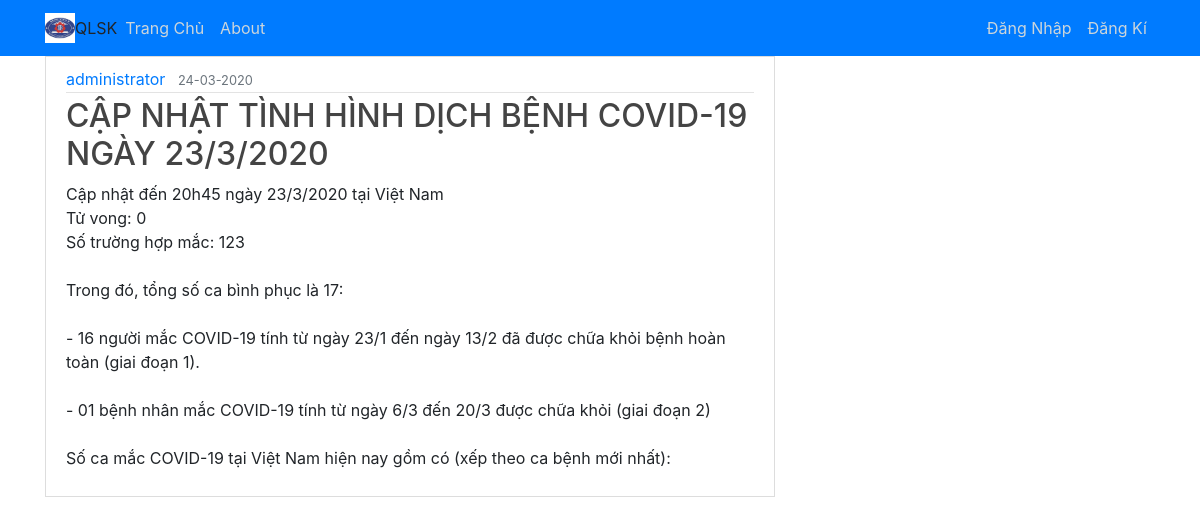
The page / on the database its author committed.
### blog/models.py (models this page shows, shortened)
class Post(models.Model):
    title = models.CharField(max_length=100)
    content = models.TextField()
    date_posted = models.DateTimeField(default=timezone.now)
    author = models.ForeignKey(User, on_delete=models.CASCADE)

### blog/views.py (the view)
# urls.py: path('', views.home, name='blog-home'),
def home(request):
	content = {
		'posts': Post.objects.all()
	}
	return render(request, 'blog/home.html',content)

### blog/templates/blog/home.html
{% extends "blog/base.html" %}
{% block content %}
    {% for post in posts %}
        <article class="media content-section">
          <div class="media-body">
            <div class="article-metadata">
              <a class="mr-2" href="#">{{ post.author }}</a>
              <small class="text-muted">{{ post.date_posted|date:"d-m-Y" }}</small>
            </div>
            <h2><a class="article-title" href="#">{{ post.title }}</a></h2>
            <p class="article-content">{{ post.content }}</p>
          </div>
        </article>
    {% endfor %}
{% endblock content %}

### blog/static/blog/main.css (style rules this page uses)
h1, h2, h3, h4, h5, h6 { color: #444444; }
.content-section { background: #ffffff; padding: 10px 20px; border: 1px solid #dddddd;s border-radius: 3px; margin-bottom: 20px; }
.article-title { color: #444444; }
.article-content { white-space: pre-line; }
.article-metadata { padding-bottom: 1px; margin-bottom: 4px; border-bottom: 1px solid #e3e3e3 }

### rows shown on the page
Post: author "administrator", date_posted "24-03-2020", title "CẬP NHẬT TÌNH HÌNH DỊCH BỆNH COVID-19 NGÀY 23/3/2020", content "Cập nhật đến 20h45 ngày 23/3/2020 tại Việt Nam Tử vong: 0 Số trường hợp mắc: 123 Trong đó, tổng số ca bình phục là 17: - 16 người mắc COVID-19 tính từ ngày 23/1 đến ngày 13/2 đã được chữa khỏi bệnh hoàn toàn (giai đoạn 1). - 01 bệnh nhân mắc COVID-19 tính từ ngày 6/3 đến 20/3 được chữa khỏi (giai đoạn 2) Số ca mắc COVID-19 tại Việt Nam hiện nay gồm có (xếp theo ca bệnh mới nhất):"
